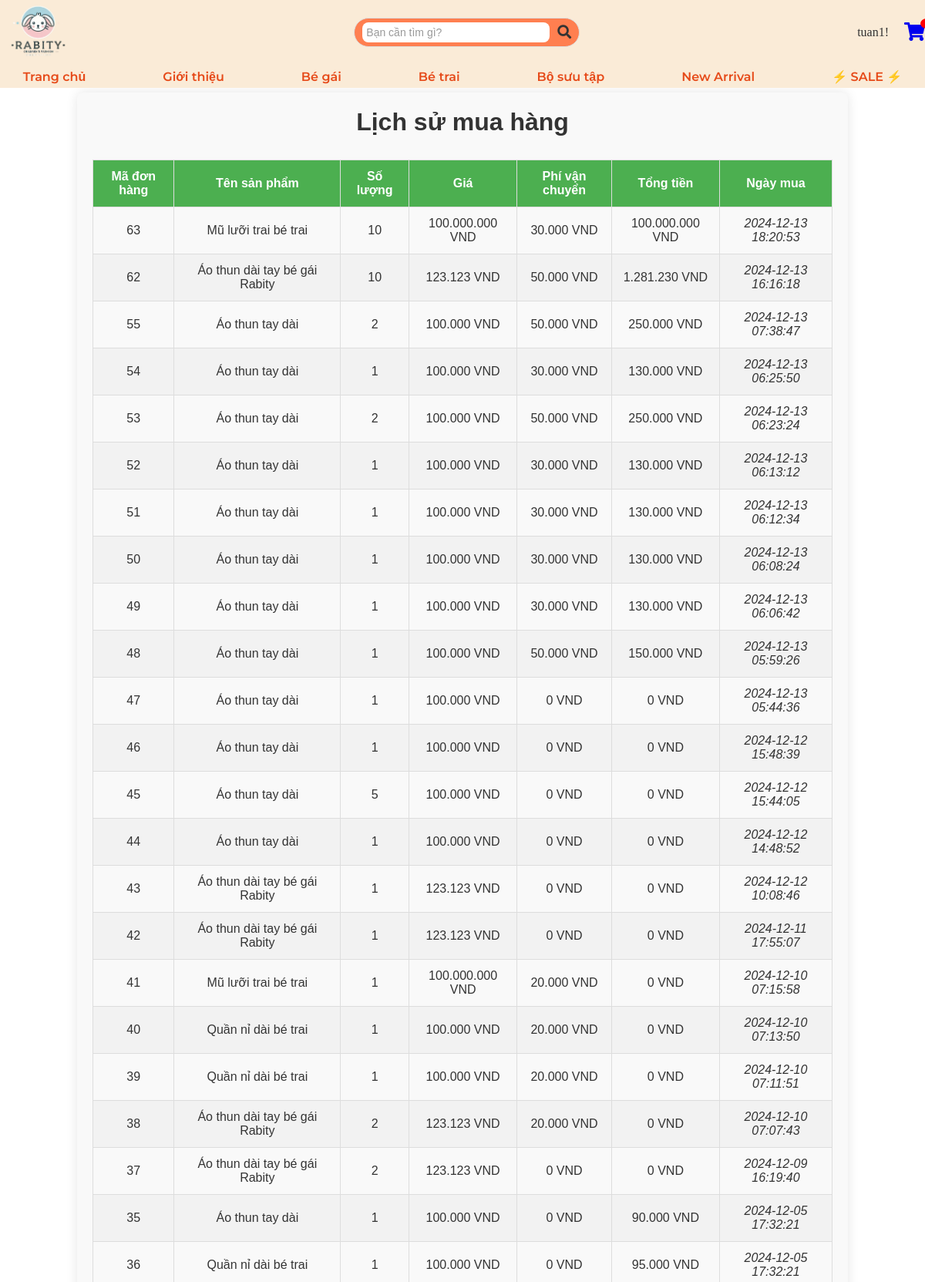
The page /purchase_history.php (signed in, upper part) on the database its author committed.
### tables this page shows
CREATE TABLE `orders` (
  `id` int(11) NOT NULL,
  `user_name` varchar(255) NOT NULL,
  `phone` varchar(20) NOT NULL,
  `address` text NOT NULL,
  `product_id` int(11) NOT NULL,
  `product_name` varchar(255) NOT NULL,
  `price` decimal(10,2) NOT NULL,
  `quantity` int(11) NOT NULL,
  `total_price` decimal(10,2) DEFAULT NULL,
  `created_at` timestamp NOT NULL DEFAULT current_timestamp(),
  `payment_method` varchar(20) NOT NULL,
  `shipping_method` varchar(50) DEFAULT NULL,
  `shipping_cost` float DEFAULT NULL,
  `bank` varchar(255) DEFAULT NULL,
  `user_id` int(11) NOT NULL
);

### purchase_history.php (the view, shortened to what this page needs)
<?php
require 'db.php';
$user_id = $_SESSION['user_id'];
$stmt = $pdo->prepare(
    "SELECT orders.id AS order_id, orders.product_name, orders.quantity,
            orders.price, orders.total_price, orders.shipping_cost, orders.created_at
     FROM orders
     WHERE user_id = ?
     ORDER BY orders.created_at DESC"
);
$stmt->execute([$user_id]);
$orders = $stmt->fetchAll(PDO::FETCH_ASSOC);
?>
<!DOCTYPE html>
<html lang="en">
<head>
    <link rel="stylesheet" href="./css/purchase_history.css">
</head>
<body>
    <?php include 'header.php'; ?>
    <main>
        <div class="order-history-container">
            <h1>Lịch sử mua hàng</h1>
            <?php if (empty($orders)): ?>
                <p>Bạn chưa có đơn hàng nào.</p>
            <?php else: ?>
                <table class="order-history-table">
                    <thead>
                        <tr>
                            <th>Mã đơn hàng</th>
                            <th>Tên sản phẩm</th>
                            <th>Số lượng</th>
                            <th>Giá</th>
                            <th>Phí vận chuyển</th>
                            <th>Tổng tiền</th>
                            <th>Ngày mua</th>
                        </tr>
                    </thead>
                    <tbody>
                        <?php foreach ($orders as $order): ?>
                            <tr>
                                <td><?php echo htmlspecialchars($order['order_id']); ?></td>
                                <td><?php echo htmlspecialchars($order['product_name']); ?></td>
                                <td><?php echo htmlspecialchars($order['quantity']); ?></td>
                                <td><?php echo number_format($order['price'], 0, ',', '.'); ?> VND</td>
                                <td><?php echo number_format($order['shipping_cost'], 0, ',', '.'); ?> VND</td>
                                <td><?php echo number_format($order['total_price'], 0, ',', '.'); ?> VND</td>
                                <td><?php echo htmlspecialchars($order['created_at']); ?></td>
                            </tr>
                        <?php endforeach; ?>
                    </tbody>
                </table>
            <?php endif; ?>
        </div>
    </main>
    <?php include 'footer.php'; ?>
</body>
</html>

### css/purchase_history.css (style rules this page uses)
* { margin: 0; padding: 0; box-sizing: border-box; }
main { margin-top: 120px; font-family: 'Gill Sans', 'Gill Sans MT', Calibri, 'Trebuchet MS', sans-serif; }
.order-history-container { max-width: 1000px; margin: 20px auto; padding: 20px; background-color: #f9f9f9; border-radius: 8px; box-shadow: 0 0 15px rgba(0, 0, 0, 0.1); }
.order-history-container h1 { text-align: center; font-size: 2rem; color: #333; margin-bottom: 30px; }
.order-history-table { width: 100%; border-collapse: collapse; margin-bottom: 20px; }
.order-history-table th, .order-history-table td { padding: 12px; text-align: center; border: 1px solid #ddd; }
.order-history-table th { background-color: #4CAF50; color: white; font-weight: bold; }
.order-history-table tr:nth-child(even) { background-color: #f2f2f2; }
.order-history-table td { font-size: 1rem; color: #333; }
.order-history-table td:last-child { font-style: italic; }

### rows shown on the page
orders: id "63", product_name "Mũ lưỡi trai bé trai", quantity "10", price "100.000.000", shipping_cost "30.000", total_price "100.000.000", created_at "2024-12-13 18:20:53"
orders: id "62", product_name "Áo thun dài tay bé gái Rabity", quantity "10", price "123.123", shipping_cost "50.000", total_price "1.281.230", created_at "2024-12-13 16:16:18"
orders: id "55", product_name "Áo thun tay dài", quantity "2", price "100.000", shipping_cost "50.000", total_price "250.000", created_at "2024-12-13 07:38:47"
orders: id "54", product_name "Áo thun tay dài", quantity "1", price "100.000", shipping_cost "30.000", total_price "130.000", created_at "2024-12-13 06:25:50"
orders: id "53", product_name "Áo thun tay dài", quantity "2", price "100.000", shipping_cost "50.000", total_price "250.000", created_at "2024-12-13 06:23:24"
orders: id "52", product_name "Áo thun tay dài", quantity "1", price "100.000", shipping_cost "30.000", total_price "130.000", created_at "2024-12-13 06:13:12"
orders: id "51", product_name "Áo thun tay dài", quantity "1", price "100.000", shipping_cost "30.000", total_price "130.000", created_at "2024-12-13 06:12:34"
orders: id "50", product_name "Áo thun tay dài", quantity "1", price "100.000", shipping_cost "30.000", total_price "130.000", created_at "2024-12-13 06:08:24"
orders: id "49", product_name "Áo thun tay dài", quantity "1", price "100.000", shipping_cost "30.000", total_price "130.000", created_at "2024-12-13 06:06:42"
orders: id "48", product_name "Áo thun tay dài", quantity "1", price "100.000", shipping_cost "50.000", total_price "150.000", created_at "2024-12-13 05:59:26"
orders: id "47", product_name "Áo thun tay dài", quantity "1", price "100.000", shipping_cost "0", total_price "0", created_at "2024-12-13 05:44:36"
orders: id "46", product_name "Áo thun tay dài", quantity "1", price "100.000", shipping_cost "0", total_price "0", created_at "2024-12-12 15:48:39"
orders: id "45", product_name "Áo thun tay dài", quantity "5", price "100.000", shipping_cost "0", total_price "0", created_at "2024-12-12 15:44:05"
orders: id "44", product_name "Áo thun tay dài", quantity "1", price "100.000", shipping_cost "0", total_price "0", created_at "2024-12-12 14:48:52"
orders: id "43", product_name "Áo thun dài tay bé gái Rabity", quantity "1", price "123.123", shipping_cost "0", total_price "0", created_at "2024-12-12 10:08:46"
orders: id "42", product_name "Áo thun dài tay bé gái Rabity", quantity "1", price "123.123", shipping_cost "0", total_price "0", created_at "2024-12-11 17:55:07"
orders: id "41", product_name "Mũ lưỡi trai bé trai", quantity "1", price "100.000.000", shipping_cost "20.000", total_price "0", created_at "2024-12-10 07:15:58"
orders: id "40", product_name "Quần nỉ dài bé trai", quantity "1", price "100.000", shipping_cost "20.000", total_price "0", created_at "2024-12-10 07:13:50"
orders: id "39", product_name "Quần nỉ dài bé trai", quantity "1", price "100.000", shipping_cost "20.000", total_price "0", created_at "2024-12-10 07:11:51"
orders: id "38", product_name "Áo thun dài tay bé gái Rabity", quantity "2", price "123.123", shipping_cost "20.000", total_price "0", created_at "2024-12-10 07:07:43"
orders: id "37", product_name "Áo thun dài tay bé gái Rabity", quantity "2", price "123.123", shipping_cost "0", total_price "0", created_at "2024-12-09 16:19:40"
orders: id "35", product_name "Áo thun tay dài", quantity "1", price "100.000", shipping_cost "0", total_price "90.000", created_at "2024-12-05 17:32:21"
orders: id "36", product_name "Quần nỉ dài bé trai", quantity "1", price "100.000", shipping_cost "0", total_price "95.000", created_at "2024-12-05 17:32:21"

### other values the page prints
$_SESSION['username'] "tuan1"
